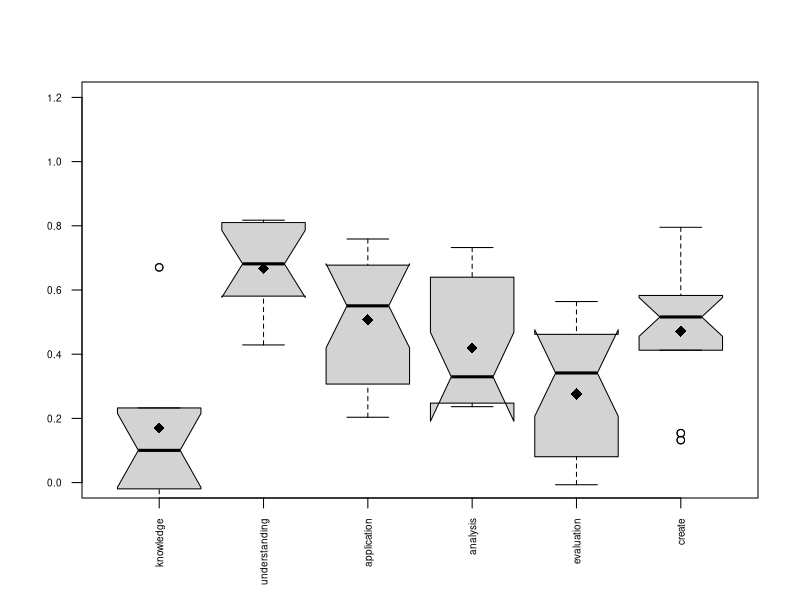

R code for this plot:
# System usage

knowledge <- c(0.2325792,0.11560252,-0.060916126,0.2325792,0.085342705,-0.01956962,0.11560252,0.085342705,0.6704947,-0.060916126,-0.01956962,0.6704947)
understanding <- c(0.8100976,0.81740427,0.5808524,0.8100976,0.68570817,0.67724836,0.81740427,0.68570817,0.42890376,0.5808524,0.67724836,0.42890376)
application <- c(0.7077052,0.75883245,0.6225083,0.404217,0.7077052,0.5935151,0.5079297,0.20354526,0.75883245,0.5935151,0.67745584,0.30699947,0.6225083,0.5079297,0.67745584,0.2901032,0.404217,0.20354526,0.30699947,0.2901032)
analysis <- c(0.47623488,0.68016946,0.23650232,0.6398237,0.47623488,0.2715749,0.24329235,0.24756946,0.68016946,0.2715749,0.37781698,0.7323598,0.23650232,0.24329235,0.37781698,0.28138226,0.6398237,0.24756946,0.7323598,0.28138226)
evaluation <- c(0.37203455,0.37182376,0.08056219,0.46184954,0.37203455,0.47663152,0.021924132,0.564018,0.37182376,0.47663152,0.106906794,0.31111228,0.08056219,0.021924132,0.106906794,-0.0066788383,0.46184954,0.564018,0.31111228,-0.0066788383)
create <- c(0.5037873,0.7953428,0.46344694,0.552953,0.5037873,0.58302367,0.15404108,0.5282043,0.7953428,0.58302367,0.41238964,0.585173,0.46344694,0.15404108,0.41238964,0.13231081,0.552953,0.5282043,0.585173,0.13231081)



boxplot(knowledge, understanding, application, analysis, evaluation, create, names=c("knowledge", "understanding", "application", "analysis", "evaluation", "create"), las=2, notch=TRUE, ylim=c(0,1.2) , cex.axis=0.6)



points(1:6, c(mean(knowledge), mean(understanding), mean(application), mean(analysis), mean(evaluation), mean(create)), pch=18 , cex=1.5)